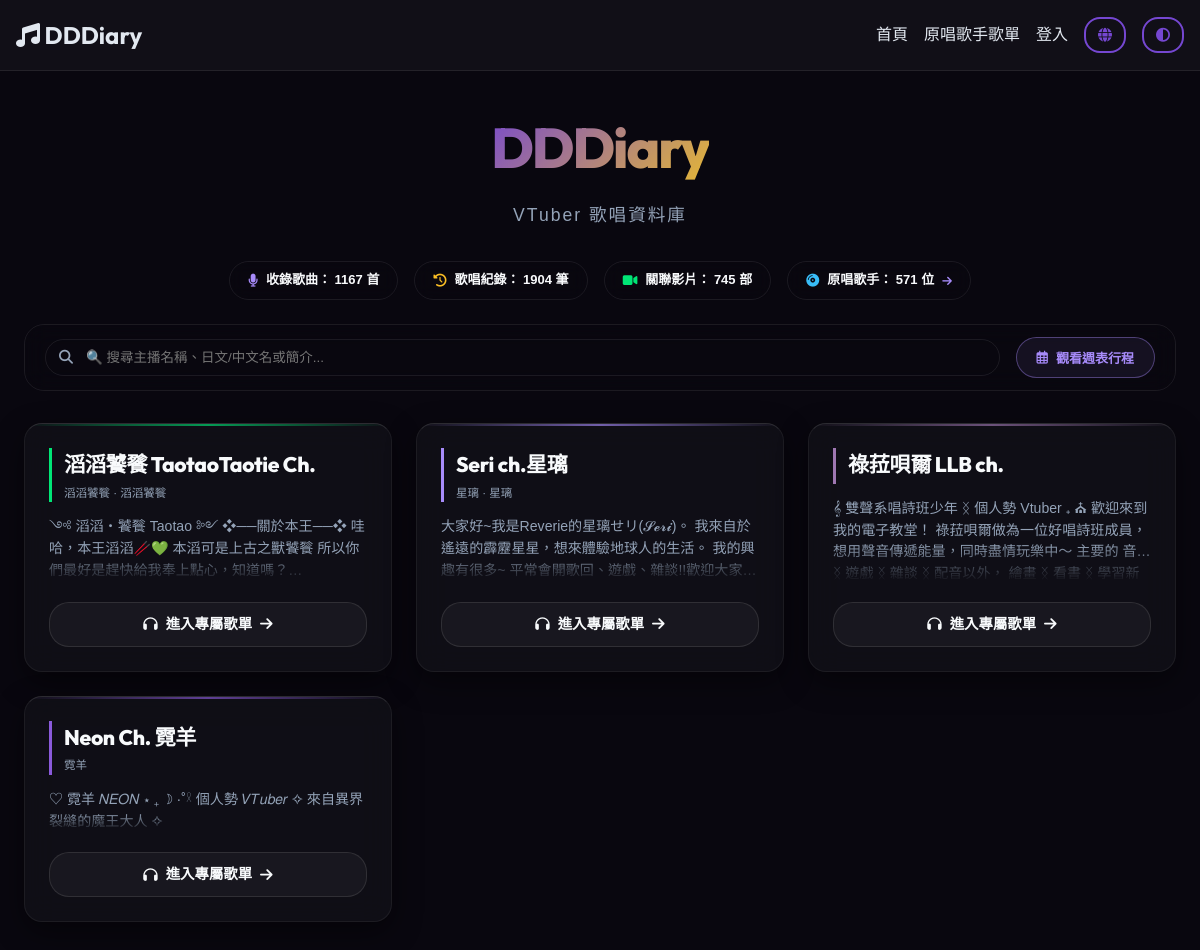
The page / on the database its author committed.
### app/models/vtuber.py (models this page shows)
class VTuber(db.Model):
    __tablename__ = "vtubers"
    id: Mapped[int] = mapped_column(primary_key=True, autoincrement=True)
    name_main: Mapped[str] = mapped_column(String, nullable=False)
    name_ja: Mapped[Optional[str]] = mapped_column(String, nullable=True)
    name_zh: Mapped[Optional[str]] = mapped_column(String, nullable=True)
    name_romaji: Mapped[Optional[str]] = mapped_column(String, nullable=True)
    description: Mapped[Optional[str]] = mapped_column(String, nullable=True)
    youtube_channel_id: Mapped[Optional[str]] = mapped_column(String, unique=True, nullable=True)
    created_at: Mapped[datetime] = mapped_column(DateTime, server_default=func.now())
    avatar_url: Mapped[Optional[str]] = mapped_column(String, nullable=True)
    theme_color: Mapped[Optional[str]] = mapped_column(String, nullable=True)
    banner_url: Mapped[Optional[str]] = mapped_column(String, nullable=True)
    social_links: Mapped[Optional[str]] = mapped_column(String, nullable=True)
    schedule_image_url: Mapped[Optional[str]] = mapped_column(String, nullable=True)
    links: Mapped[List["VTuberLink"]] = relationship(
        "VTuberLink", back_populates="vtuber", cascade="all, delete-orphan"
    )
    activities: Mapped[List["Activity"]] = relationship(
        "Activity", back_populates="vtuber", cascade="all, delete-orphan"
    )
    videos: Mapped[List["Video"]] = relationship(
        "Video", back_populates="vtuber", cascade="all, delete-orphan"
    )
    signature_songs: Mapped[List["Song"]] = relationship(
        "Song",
        secondary=vtuber_songs,
        primaryjoin="and_(VTuber.id==vtuber_songs.c.vtuber_id, vtuber_songs.c.association_type=='signature')",
        back_populates="signature_vtubers",
        overlaps="requestable_songs,requestable_vtubers",
    )
    requestable_songs: Mapped[List["Song"]] = relationship(
        "Song",
        secondary=vtuber_songs,
        primaryjoin="and_(VTuber.id==vtuber_songs.c.vtuber_id, vtuber_songs.c.association_type=='requestable')",
        back_populates="requestable_vtubers",
        overlaps="signature_songs,signature_vtubers",
    )
    singing_records: Mapped[List["SingingRecord"]] = relationship(
        "SingingRecord", secondary=record_vtubers, back_populates="singers"
    )
    clips: Mapped[List["Clip"]] = relationship(
        "Clip", secondary=clip_vtubers, back_populates="vtubers"
    )

### app/blueprints/main/routes.py (the view)
@main_bp.route('/')
def lobby():
    vtubers = get_vtubers(skip=0, limit=1000)
    total_songs = db.session.query(Song).count()
    total_records = db.session.query(SingingRecord).count()
    total_videos = db.session.query(Video).count()
    total_artists = get_active_artist_count()
    return render_template('main/lobby.html',
                           vtubers=vtubers,
                           total_songs=total_songs,
                           total_records=total_records,
                           total_videos=total_videos,
                           total_artists=total_artists)

### app/i18n.py (called while the page is built)
def load_translations():
    global _translations, _mtimes
    for lang in ['zh', 'en']:
        path = os.path.join(LOCALES_DIR, f'{lang}.json')
        if os.path.exists(path):
            mtime = os.path.getmtime(path)
            if lang not in _translations or _mtimes.get(lang) != mtime:
                with open(path, 'r', encoding='utf-8') as f:
                    _translations[lang] = json.load(f)
                _mtimes[lang] = mtime
        else:
            _translations[lang] = {}
            _mtimes.pop(lang, None)
    return _translations

def get_locale():
    return request.cookies.get('lang', 'zh')

def get_locale_dict():
    lang = get_locale()
    translations = load_translations()
    return translations.get(lang, translations.get('zh', {}))

def _(key):
    lang = get_locale()
    translations = load_translations()
    lang_dict = translations.get(lang, {})
    return lang_dict.get(key, key)

### app/services/artist_service.py (called while the page is built)
def get_active_artist_count() -> int:
    stmt = (
        select(func.count(func.distinct(song_artists.c.artist_id)))
        .select_from(
            song_artists.join(SingingRecord, song_artists.c.song_id == SingingRecord.song_id)
        )
    )
    return db.session.scalar(stmt) or 0

### app/services/vtuber_service.py (called while the page is built)
def get_vtubers(skip: int = 0, limit: int = 100):
    return db.session.scalars(select(VTuber).offset(skip).limit(limit)).all()

### app/templates/main/lobby.html (shortened to what this page needs)
{% extends "base.html" %}
{% block extra_head %}
<link rel="stylesheet" href="{{ url_for('static', filename='css/lobby.css') }}">
{% endblock %}
{% block content %}
<div class="lobby-wrapper">
        <header class="lobby-hero">
            <h1 style="font-size: 3.5rem; font-weight: 800; font-family: 'Outfit', sans-serif; background: linear-gradient(135deg, var(--primary, #8a5adb), var(--accent, #fbbf24)); -webkit-background-clip: text; -webkit-text-fill-color: transparent; margin: 0 0 8px 0; letter-spacing: -2px; display: inline-block;">DDDiary</h1>
            <p class="text-muted" style="font-size: 1.1rem; letter-spacing: 2px; margin: 0; font-weight: 500;">{{ _('VTuber Singing Database') }}</p>
        </header>
        <div class="global-stats-bar">
            <div class="stat-pill">
                <i class="fa-solid fa-microphone" style="color:var(--neon-purple);"></i>
                <span>{{ _('Recorded Songs:') }} {{ total_songs or '0' }} {{ _('unit_songs') }}</span>
            </div>
            <div class="stat-pill">
                <i class="fa-solid fa-clock-rotate-left" style="color:var(--neon-gold);"></i>
                <span>{{ _('Singing Records:') }} {{ total_records or '0' }} {{ _('unit_records') }}</span>
            </div>
            <div class="stat-pill">
                <i class="fa-solid fa-video" style="color:var(--neon-green);"></i>
                <span>{{ _('Linked Videos:') }} {{ total_videos or '0' }} {{ _('unit_videos') }}</span>
            </div>
            <a href="{{ artists_url or url_for('main.artists_catalog') }}" class="stat-pill stat-pill-link" title="{{ _('Artist Songlist') }}">
                <i class="fa-solid fa-compact-disc" style="color:#38bdf8;"></i>
                <span>{{ _('Original Artists:') }} {{ total_artists or '0' }} {{ _('unit_artists') }}</span>
                <i class="fa-solid fa-arrow-right" style="font-size:11px; color:var(--neon-purple);"></i>
            </a>
        </div>
        <div class="lobby-toolbar">
            <div class="search-input-wrapper">
                <i class="fa-solid fa-magnifying-glass search-icon"></i>
                <input type="text" id="lobby-search-input" placeholder="{{ _('Search VTubers, JP/ZH names, or bio...') }}" oninput="onLobbySearchInput()">
            </div>
            <button id="view-toggle-btn" class="view-toggle-btn" onclick="toggleLobbyView()" title="{{ _('View Schedule') }}">
                <i class="fa-regular fa-calendar-days"></i> <span>{{ _('View Schedule') }}</span>
            </button>
        </div>
        <main class="lobby-split-layout" id="lobby-layout">
            <section class="vtuber-grid" id="vtuber-grid-container">
                {% for vt in vtubers %}
                <a href="{{ url_for('share.profile', identifier=(vt.name_romaji.replace(' ', '_') if vt.name_romaji else vt.id)) }}"
                   class="vtuber-card"
                   style="--vt-color: {{ vt.theme_color or '#a78bfa' }};"
                   data-vtuber-id="{{ vt.id }}"
                   data-search-text="{{ vt.name_main }} {{ vt.name_romaji or '' }} {{ vt.name_ja or '' }} {{ vt.name_zh or '' }} {{ vt.description or '' }}"
                   >
                    <div class="card-body">
                        <div class="vtuber-card-header">
                            <div class="vtuber-title-group">
                                <div class="vtuber-name">{{ vt.name_main }}</div>
                                {% if vt.name_ja or vt.name_zh %}
                                <div class="vtuber-subname">{{ vt.name_ja or '' }}{% if vt.name_ja and vt.name_zh %} · {% endif %}{{ vt.name_zh or '' }}</div>
                                {% endif %}
                            </div>
                        </div>
                        <p class="vtuber-desc">{{ vt.description or _('No bio description yet.') }}</p>
                        <div class="enter-btn">
                            <i class="fa-solid fa-headphones"></i> {{ _('Enter Songlist') }} <i class="fa-solid fa-arrow-right"></i>
                        </div>
                    </div>
                </a>
                {% endfor %}
            </section>
        </main>
    </div>
{% endblock %}

### app/static/css/base.css (style rules this page uses)
:root { --primary: hsl(260, 60%, 55%); --primary-hover: hsl(260, 60%, 65%); --accent: hsl(45, 80%, 55%); --accent-hover: hsl(45, 80%, 65%); --bg-gradient-start: hsl(270, 50%, 15%); --bg-gradient-end: hsl(190, 60%, 20%); --bg-color: #f8f9fa; --text-color: #333; --text-bright: #0f172a; --text-muted: #6c757d; --card-bg: rgba(255, 255, 255, 0.85); --card-border: rgba(0, 0, 0, 0.08); --surface-glass: rgba(255, 255, 255, 0.85); --success: #28a745; --danger: #dc3545; --warning: #ffc107; --info: #17a2b8; --primary-color: var(--primary); --bg-secondary: var(--card-bg); --bg-tertiary: rgba(0, 0, 0, 0.05); --border-color: var(--card-border); --font-heading: 'Outfit', sans-serif; --font-body: 'Noto Sans TC', sans-serif; --base-size: 16px; --line-height: 1.6; --spacing-xs: 0.25rem; --spacing-sm: 0.5rem; --spacing-md: 1rem; --spacing-lg: 1.5rem; --spacing-xl: 2rem; --shadow-sm: 0 4px 12px rgba(0,0,0,0.05); --shadow-md: 0 8px 24px rgba(0,0,0,0.08); --shadow-lg: 0 12px 32px rgba(0,0,0,0.12); --shadow-glow: 0 0 15px rgba(138, 90, 219, 0.5); --radius: 16px; --transition: all 0.25s ease; --grid-columns: 1; }
[data-theme="dark"] { --bg-color: #0b0a10; --text-color: #e2e8f0; --text-bright: #f8fafc; --text-muted: #94a3b8; --card-bg: rgba(24, 23, 34, 0.72); --card-border: rgba(255, 255, 255, 0.09); --surface-glass: rgba(18, 17, 26, 0.85); --primary-color: var(--primary); --bg-secondary: var(--card-bg); --bg-tertiary: rgba(255, 255, 255, 0.08); --border-color: var(--card-border); }
*, *::before, *::after { box-sizing: border-box; margin: 0; padding: 0; }
body { font-family: var(--font-body); font-size: var(--base-size); line-height: var(--line-height); color: var(--text-color); background-color: var(--bg-color); background-attachment: fixed; min-height: 100vh; transition: background-color 0.3s ease, color 0.3s ease; }
h1, h2, h3, h4, h5, h6 { font-family: var(--font-heading); font-weight: 600; margin-bottom: var(--spacing-md); color: var(--text-color); }
a { color: var(--primary); text-decoration: none; transition: var(--transition); }
@media (min-width: 600px) { :root { --grid-columns: 2; } }
@media (min-width: 900px) { :root { --grid-columns: 3; } }
@media (min-width: 1200px) { :root { --grid-columns: 4; } }
@media (min-width: 1200px) { body { font-size: 16px; } }
.text-muted { color: var(--text-muted); }

### rows shown on the page
VTuber: name_main "滔滔饕餮 TaotaoTaotie Ch.", name_ja "滔滔饕餮", name_zh "滔滔饕餮", description "༺ 滔滔・饕餮 Taotao ༻ ❖──關於本王──❖ 哇哈，本王滔滔🥢💚 本滔可是上古之獸饕餮…"
VTuber: name_main "Seri ch.星璃", name_ja "星璃", name_zh "星璃", description "大家好~我是Reverie的星璃せリ(𝓢𝓮𝓻𝓲)。 我來自於遙遠的霹靂星星，想來體驗地球人的生活。…"
VTuber: name_main "祿菈唄爾 LLB ch.", description "𝄞 雙聲系唱詩班少年 ᛝ 個人勢 Vtuber ₊ ⛪︎ 歡迎來到我的電子教堂！ 祿菈唄爾做為一位好唱詩班成員， 想用聲音傳遞能量，同時盡情玩樂中～ 主要的 音樂 ᛝ 遊戲 ᛝ 雜談 ᛝ 配音以外， 繪畫 ᛝ 看書…"
VTuber: name_main "Neon Ch. 霓羊", name_zh "霓羊", description "♡ 霓羊 𝑁𝐸𝑂𝑁 ⋆ ₊ ☽ ·˚𓍲 個人勢 𝑉𝑇𝑢𝑏𝑒𝑟 ✧ 來自異界裂縫的魔王大人 ✧"

### other values the page prints
{{ total_songs or '0' }} "1167"
{{ total_records or '0' }} "1904"
{{ total_videos or '0' }} "745"
{{ total_artists or '0' }} "571"
